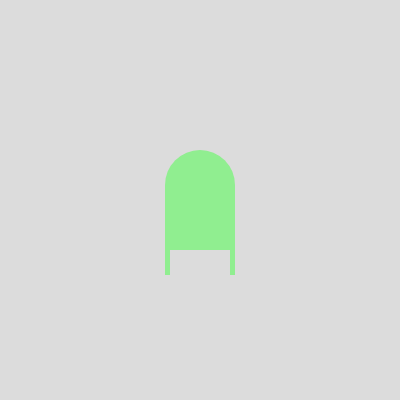
Frame 1 (no input)
Frame 60 (no input): identical to frame 1, image omitted
Frame 120 (the mouse pressed at the canvas centre since frame 60): identical to frame 1, image omitted

The p5.js sketch that drew this single still picture (run headless with seeded random() and noise() and a simulated clock; from frame 60 on, the mouse is pressed at the canvas centre):

// p5.js sketch
// ── sketch.js
// Multiple keys and outlines
// Aedan
// Sept 15 2025
//

// keyIsDown( keycode) -> returns boolean

function setup() {
  createCanvas(400, 400);
  rectMode(CENTER);
}

function draw() {
  background(220);
  drawtorso();


}

function drawtorso() {
  noStroke();
  fill(144, 238, 144);
  // rect(width / 2, height / 2, 100);
  rectMode(CENTER);
  rect( width/2, height/2,70, 100, 55, 50, 0);
  rectMode(CORNER);
  rect(width/2 - 35, height /2 +50, 5, 25);
  rect(width/2 + 30, height /2 +50, 5, 25);
}

function draweyes(){
 noStroke
 fill(0,0,0);
  
 

}





// function checkMulti(){
//   strokeWeight(10);
//   stroke(255,105,180);
//   //check for multiple keypresses (3 simultanously )
//  let a = keyIsDown(65); // 65 = a
//  let b = keyIsDown(66); // b
//  let c = keyIsDown(67); // c
//  textSize(40);
//  text("a:"+  a  +  "\tb:"  +  b +  "\tc:" + c, 100 , 300)
